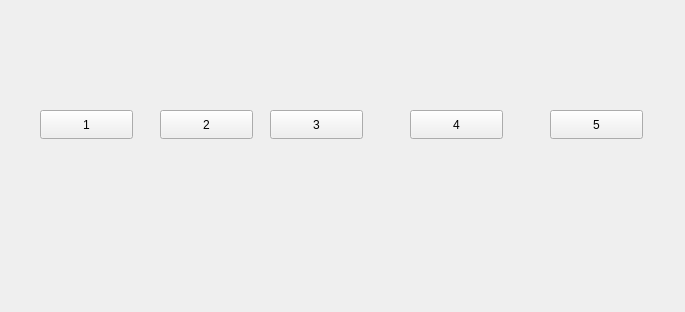
<?xml version="1.0" encoding="UTF-8"?>
<ui version="4.0">
 <class>Widget</class>
 <widget class="QWidget" name="Widget">
  <property name="geometry">
   <rect>
    <x>0</x>
    <y>0</y>
    <width>685</width>
    <height>312</height>
   </rect>
  </property>
  <property name="windowTitle">
   <string>Widget</string>
  </property>
  <widget class="QPushButton" name="first_button">
   <property name="geometry">
    <rect>
     <x>40</x>
     <y>110</y>
     <width>93</width>
     <height>29</height>
    </rect>
   </property>
   <property name="text">
    <string>1</string>
   </property>
  </widget>
  <widget class="QPushButton" name="second_button">
   <property name="geometry">
    <rect>
     <x>160</x>
     <y>110</y>
     <width>93</width>
     <height>29</height>
    </rect>
   </property>
   <property name="text">
    <string>2</string>
   </property>
  </widget>
  <widget class="QPushButton" name="third_button">
   <property name="geometry">
    <rect>
     <x>270</x>
     <y>110</y>
     <width>93</width>
     <height>29</height>
    </rect>
   </property>
   <property name="text">
    <string>3</string>
   </property>
  </widget>
  <widget class="QPushButton" name="forth_button">
   <property name="geometry">
    <rect>
     <x>410</x>
     <y>110</y>
     <width>93</width>
     <height>29</height>
    </rect>
   </property>
   <property name="text">
    <string>4</string>
   </property>
  </widget>
  <widget class="QPushButton" name="fifth_button">
   <property name="geometry">
    <rect>
     <x>550</x>
     <y>110</y>
     <width>93</width>
     <height>29</height>
    </rect>
   </property>
   <property name="text">
    <string>5</string>
   </property>
  </widget>
 </widget>
 <resources/>
 <connections/>
</ui>
